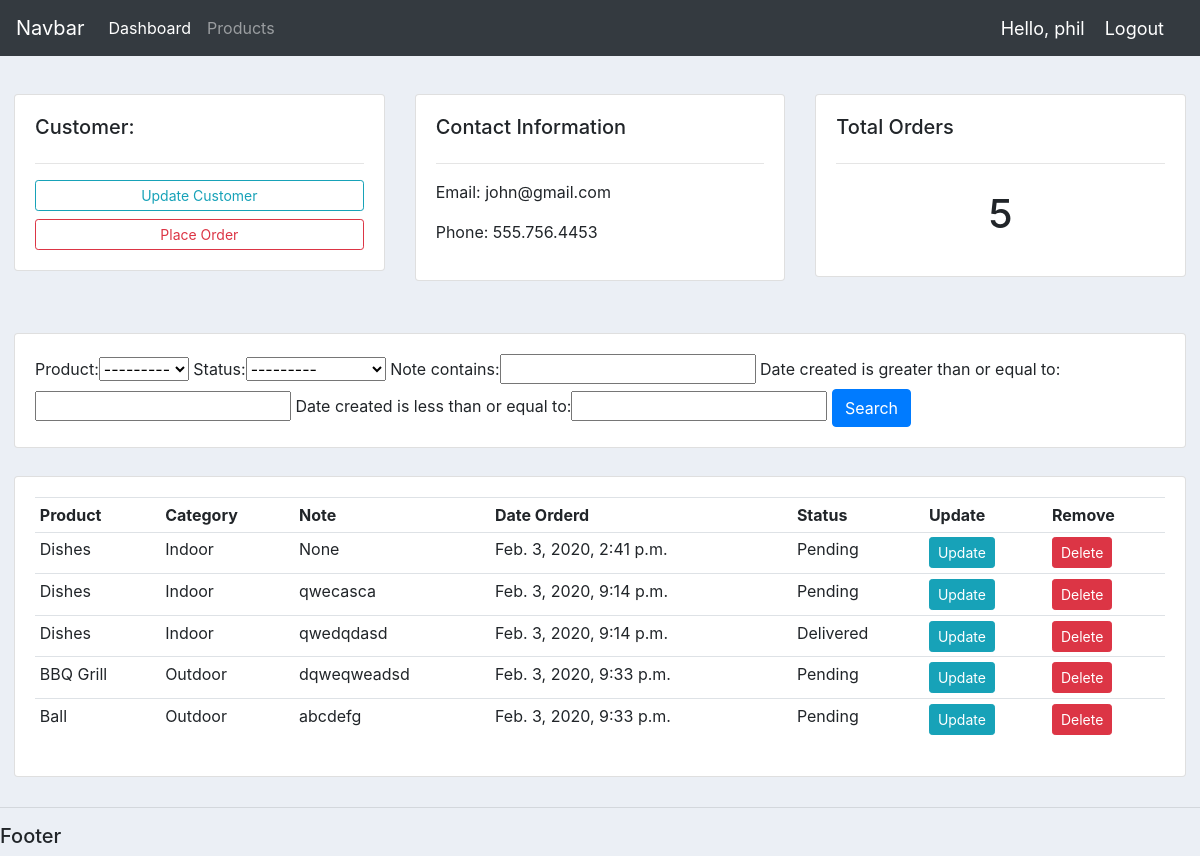
The app's page /customer/1/ (signed in) with its own data.
### accounts/models.py (models this page shows, shortened)
class Customer(models.Model):
    name = models.CharField(max_length=200, null=True)
    phone = models.CharField(max_length=200, null=True)
    email = models.CharField(max_length=200, null=True)
    date_created = models.DateTimeField(auto_now_add=True, null=True)

class Order(models.Model):
    STATUS = (
        ('Pending', 'Pending'),
        ('Out for delivery', 'Out for delivery'),
        ('Delivered', 'Delivered')
    )
    customer = models.ForeignKey(Customer, null=True, on_delete= models.SET_NULL)
    product = models.ForeignKey(Product, null=True, on_delete= models.SET_NULL)
    date_created = date_created = models.DateTimeField(auto_now_add=True, null=True)
    status = models.CharField(max_length=200, null=True, choices=STATUS)
    note = models.CharField(max_length=1000, null=True)

class Product(models.Model):
    CATEGORY = (
        ('Indoor', 'Indoor'),
        ('Outdoor', 'Outdoor'),
    )
    name = models.CharField(max_length=200, null=True)
    price = models.FloatField(null=True)
    category = models.CharField(max_length=200, null=True, choices=CATEGORY)
    description = models.CharField(max_length=200, null=True, blank=True)
    tags = models.ManyToManyField(Tag)
    date_created = date_created = models.DateTimeField(auto_now_add=True, null=True)
    def __str__(self):
        return self.name

### accounts/decorators.py (the view)
        def wrapper_func(request, *args, **kwargs):
            group = None
            if request.user.groups.exists():
                group = request.user.groups.all()[0].name
            if group in allowed_roles:
                return view_func(request, *args, **kwargs)
            else:
                return HttpResponse("You are not authorized to view this page")
            return view_func(request, *args, **kwargs)

### accounts/views.py (called while the page is built)
@login_required(login_url="login")
@allowed_users(allowed_roles=['admin'])
def customer(request, pk):
    customer = Customer.objects.get(id=pk)
    orders = customer.order_set.all()
    order_count = orders.count()
    myFilter = OrderFilter(request.GET, queryset=orders)
    orders = myFilter.qs
    context = {
    'customer': customer,
    'orders': orders,
    'order_count': order_count,
    'myFilter': myFilter
    }
    return render(request, 'accounts/customer.html', context)

### accounts/templates/accounts/customer.html
{% extends 'accounts/main.html' %}
{% block content %}
<br>
<div class="row">
    <div class="col-md">
        <div class="card card-body">
            <h5>Customer:</h5>
            <hr>
            <a class="btn btn-outline-info btn-sm btn-block" href=""> Update Customer</a>
            <a class="btn btn-outline-danger btn-sm btn-block" href="{% url 'create_order' customer.id %}"> Place Order </a>
        </div>
    </div>
    <div class="col-md">
        <div class="card card-body">
            <h5>Contact Information</h5>
            <hr>
            <p>Email: {{customer.email}}</p>
            <p>Phone: {{customer.phone}}</p>
        </div>
    </div>
    <div class="col-md">
        <div class="card card-body">
            <h5>Total Orders</h5>
            <hr>
            <h1 style="text-align: center; padding: 10px">{{order_count}}</h1>
        </div>
    </div>
</div>
<br>
<div class="row">
    <div class="col">
        <div class="card card-body">
            <form method="get">
                {{myFilter.form}}
                <button class="btn btn-primary" type="submit">Search</button>
            </form>
        </div>
    </div>
</div>
<div class="row">
    <div class="col-md">
        <div class="card card-body">
            <table class="table table-sm">
                <tr>
                    <th>Product</th>
                    <th>Category</th>
                    <th>Note</th>
                    <th>Date Orderd</th>
                    <th>Status</th>
                    <th>Update</th>
                    <th>Remove</th>
                </tr>
                {% for order in orders %}
                    <tr>
                        <td>{{order.product}}</td>
                        <td>{{order.product.category}}</td>
                        <td>{{order.note}}</td>
                        <td>{{order.date_created}}</td>
                        <td>{{order.status}}</td>
                        <td><a class="btn btn-sm btn-info" href="{% url 'update_order' order.id %}">Update</a></td>
                        <td><a class="btn btn-sm btn-danger" href="{% url 'delete_order' order.id %}">Delete</a></td>
                    </tr>
                {% endfor %}
            </table>
        </div>
    </div>
</div>
{% endblock content %}

### accounts/templates/accounts/navbar.html (shortened to what this page needs)
<nav class="navbar navbar-expand-lg navbar-dark bg-dark">
    <a class="navbar-brand" href="#">Navbar</a>
    <div class="collapse navbar-collapse" id="navbarNav">
        <ul class="navbar-nav">
            <li class="nav-item active">
                <a class="nav-link" href="{% url 'home' %}">Dashboard</a>
            </li>
            <li class="nav-item">
                <a class="nav-link" href="{% url 'products' %}">Products</a>
            </li>
        </ul>
    </div>
    <span class="hello-msg">Hello, {{request.user}} </span>
    <span><a class="hello-msg" href="{% url 'logout' %}">Logout</a></span>
</nav>

### assets/css/main.css (style rules this page uses)
body { background-color: #ebeff5; }
.row { padding: 14px; }

### accounts/templates/accounts/navbar.html (style rules this page uses)
.hello-msg { font-size: 18px; color: #fff; margin-right: 20px; }

### records on screen
Customer: email "john@gmail.com", phone "555.756.4453"
Order: product "Dishes", product.category "Indoor", note "None", date_created "Feb. 3, 2020, 2:41 p.m.", status "Pending"
Order: product "Dishes", product.category "Indoor", note "qwecasca", date_created "Feb. 3, 2020, 9:14 p.m.", status "Pending"
Order: product "Dishes", product.category "Indoor", note "qwedqdasd", date_created "Feb. 3, 2020, 9:14 p.m.", status "Delivered"
Order: product "BBQ Grill", product.category "Outdoor", note "dqweqweadsd", date_created "Feb. 3, 2020, 9:33 p.m.", status "Pending"
Order: product "Ball", product.category "Outdoor", note "abcdefg", date_created "Feb. 3, 2020, 9:33 p.m.", status "Pending"

### other values on screen
{{ request.user }} "phil"
{{ order_count }} "5"
